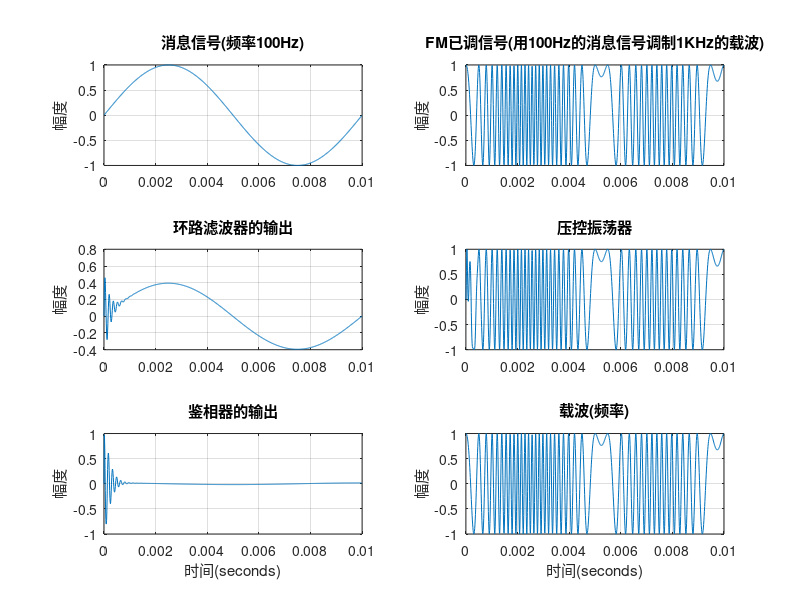

Write MATLAB code to recreate this figure.
clear all;
close all;
f=1000;
fs=100000;
N=5000;
Ts=1/fs;
t=(0:Ts:(N*Ts)-Ts);
f1=100;
msg=sin(2*pi*f1*t);
kf=.0628;
Signal=exp(j*(2*pi*f*t+2*pi*kf*cumsum(msg)));
Signal1=exp(j*(2*pi*f*t));
phi_hat(1)=30;
e(1)=0;
phd_output(1)=0;
vco(1)=0;
kp=0.15;
ki=0.1;
for n=2:length(Signal)
vco(n)=conj(exp(j*(2*pi*n*f/fs+phi_hat(n-1))));
phd_output(n)=imag(Signal(n)*vco(n));
e(n)=e(n-1)+(kp+ki)*phd_output(n)-ki*phd_output(n-1);
phi_hat(n)=phi_hat(n-1)+e(n);
end;
startplot=1;
endplot=1000;
figure(1);
subplot(3,2,1);
plot(t(startplot:endplot),msg(startplot:endplot));
title('消息信号(频率100Hz)');
ylabel('幅度');
grid;
figure(1);
subplot(3,2,2);
plot(t(startplot:endplot),real(Signal(startplot:endplot)));
title('FM已调信号(用100Hz的消息信号调制1KHz的载波)');
ylabel('幅度');
grid;
figure(1);
subplot(3,2,3);
plot(t(startplot:endplot),e(startplot:endplot));
title('环路滤波器的输出');
ylabel('幅度');
grid;
subplot(3,2,4);
plot(t(startplot:endplot),real(vco(startplot:endplot)));
title('压控振荡器');
ylabel('幅度');
grid;
subplot(3,2,5);
plot(t(startplot:endplot),phd_output(startplot:endplot));
title('鉴相器的输出');
xlabel('时间(seconds)');
ylabel('幅度');
grid;
subplot(3,2,6);
plot(t(startplot:endplot),real(Signal(startplot:endplot)));
title('载波(频率)');
xlabel('时间(seconds)');
ylabel('幅度');
grid;